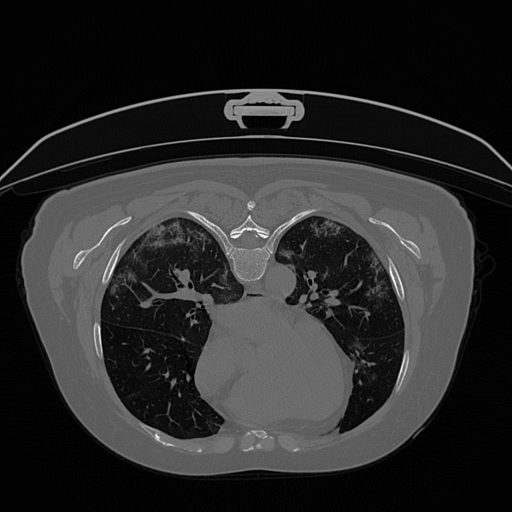
#> input picture imagens/imgtest.png, 512 x 512 px
$ jupyter execute --allow-errors Minicurso6.ipynb   (shell and % lines are left out)
#> lines starting #> are read from the running program, lines starting #| are printed output that depends on the picture; after the words box and inside, x2 and y2 are one past the last pixel; in counts of white or black regions, pixels touching at a corner belong together
# Minicurso 6 - Classificação e Segmentação de COVID-19 em Imagens de Tomografia Computadorizada Usando Aprendizado Profundo

## Sumário

1. Introdução
2. Imagens Médicas
3. Aquisição de Imagens
4. Pré-Processamento
5. Inteligência Artificial
6. Experimentos
7. Resultados

## Introdução

### COVID-19

A COVID-19 é uma doença causada pelo novo coronavírus (SARS-COV-2), essa doença é altamente infecciosa com diversos sintomas que são facilmente confundidos com outras doenças, tais como a pneumonia viral ou bacteriana. A COVID-19 apresenta diversos sintomas que podem variar em cada paciente, podendo apresentar quadros clínicos leves e recuperações rápidas. Porém, em outros casos podem apresentar problemas de saúde graves, com pneumonia, insuficiência respiratória, falência de órgãos e outras complicações. O número global de casos e mortes para essa doença somam mais de 500 milhões e mais de 6 milhões em maio de 2022, respectivamente. Em meio a tantos casos e pacientes com diversos tipos de sintomas diferentes, o diagnóstico em estágio inicial é imprescindível para conseguir aumentar a taxa de sobrevivência dos pacientes e evitar a contaminação de mais pessoas.

Para realizar o diagnóstico em estágio inicial é utilizado o exame da reação em cadeia da polimerase com transcrição reversa em tempo real (RT-PCR) com cotonetes faríngeos, esse teste foi adotado como padrão em todo o mundo. Porém, para apoiar o trabalho dos especialistas responsáveis por diagnosticar a doença COVID-19, outros métodos de prevenção, e diagnóstico têm sido extensivamente explorados e estudados. Com isso o uso de métodos como os exames de radiografia e Tomografia Computadorizada (TC) estão sendo amplamente utilizados para acompanhar a progressão dessa doença, com isso é possível realizar observações de pacientes com COVID-19 que estão com pioras no estado respiratório e em ambientes com poucos recursos na triagem médica de pacientes com suspeita de ter COVID-19.

Com base nas pesquisas, para a COVID-19, a radiografia apresenta baixa sensibilidade e especificidade comparada com a Tomografia de Tórax, enquanto a Tomografia Computadorizada, apresenta-se como um método eficaz, sendo um meio alternativo e confiável para detectar lesões causadas pela COVID-19 devido ao seu nível de detalhes.

Porém, a análise das imagens geradas pelo exame da TC de tórax requer um grande esforço manual devido a quantidade de imagens geradas durante esse exame, o que torna o trabalho e a análise de muitos exames desgastante, exigindo também uma equipe que esteja familiarizada com os achados nas imagens que são sugestivas a características de pneumonia viral compatível com a COVID-19.

Pensando nisso, o presente capítulo tem como objetivo classificar e segmentar as regiões das lesões causadas pela COVID-19. Com a classificação das imagens os especialistas podem focar apenas nas análises das imagens classificadas como positivas para COVID-19, diminuindo assim a quantidade de imagens a serem analisadas, e com a segmentação das lesões, pretendemos aliviar o esforço manual dos especialistas, sendo possível contribuir com as marcações automática das lesões para facilitar as analises, além de dar apoio na visualização da progressão dessa doença nos pulmões, podendo assim acompanhar o quadro clínico a partir das marcações feitas.

Para a tarefa de segmentação, iremos utilizar a U-Net, juntamente com técnicas para o pré-processamento proposto. Para a classificação a VGG-19 é utilizada com transferência de aprendizado, juntamente com um modelo baseado na arquitetura LeNet-5.

### Imagens Médicas

Os exames por imagens são uma especialidade médica que faz uso das tecnologias de imagens com o intuito de realizar o diagnóstico de vários tipos de doenças. Esses exames são utilizados para obter imagens do interior do corpo humano e realizar a análise clínica.

Com isso essas técnicas vem sendo aprimoradas, podendo mostrar com particularidades a estrutura do corpo humano e também são capazes de exibir os tecidos da parte interna do corpo humano.

Na figura abaixo, podemos observar os exames mais utilizados e difundidos. Em (a), temos a radiografia, em (b) Tomografia Computadorizada do tórax, em (c) ressonância magnética, em (d) mamografia, em (e) exame histopatológico, em (f) mapeamento de retina, em (g) ultrassonografia, em (h) dermatoscopia e em (i) temos a coerência óptica.

Com base na literatura, os exames por imagem mais utilizados para a doença da COVID-19 são a radiografia do tórax e a TC de tórax.

#### Radiografia de Tórax

A Radiografia (Raio-X) é o método de aquisição de imagens médicas mais antigo e possivelmente o mais utilizado até os dias de hoje, devido principalmente pelo seu custo e disponibilidade.

Vários estudos mostram que os padrões da doença pulmonar COVID-19 podem ser identificados na radiografia torácica convencional. A comunidade médica frequentemente se utilizam da radiografia devido à sua alta disponibilidade e sua facilidade de acesso, além de ser um método barato.

Na figura abaixo, podemos observar as imagens geradas por esse exame, em (a), temos um pulmão infectado pela COVID-19, em (b), temos um pulmão saudável e em (c) temos um pulmão com pneumonia viral.

#### Tomografia de Tórax

A Tomografia Computadorizada (TC) é uma técnica baseada em raio-x, ela utiliza uma fonte de raio-x e uma unidade de detecção que realiza movimentos circulares ao redor do paciente e recebe a radiação na área a ser estudada. No lado oposto da fonte, ficam localizados vários detectores que convertem a radiação em um sinal elétrico que logo é transformado em imagem digital.

A Radiografia de tórax é extremamente útil para avaliar a progressão da doença, pois permite a detecção de consolidações extensas, além de ser um método rápido e barato. Porém, a Tomografia Computadorizada é mais sensível para detectar alterações pulmonares nos estágios iniciais da doença e também é útil para avaliar a progressão da doença. A opacidade em vidro fosco são os principais achados relacionados ao COVID-19 e são mais facilmente identificados nas imagens de Tomografia de tórax.

Na figura abaixo, temos as imagens dos exames de tomografia do tórax, em (a), temos um pulmão infectado pela COVID-19, em (b), temos um pulmão saudável e em (c) temos um pulmão com pneumonia viral.

## Visão Computacional

A visão humana possibilita a interpretação de inúmeros aspectos do mundo. Essas percepções são diversas, por exemplo, ao observar uma árvore na rua, é possível notar diferentes aspectos da planta, como cores, texturas e formatos. Também pode-se reconhecer características de imagens, como emoções nos rostos de pessoas que estão em uma foto.

A visão computacional é um dos ramos da inteligência artificial que estuda o processamento de imagens do mundo real por um computador. Em outras palavras, essa área investiga maneiras de dar às máquinas a capacidade de interpretar visualmente informações, ou seja, enxergar.

Na figura abaixo, podemos ver as etapas fundamentais no processamento de imagens digitais, a imagem foi adaptada do livro Digital Image Processing.

## Aquisição de Imagens

Para a tarefa de classificação ou segmentação com aprendizado profundo no contexto do novo coronavirus em imagens de Tomografia Computadorizada, um grande problema é a escassez de bases disponíveis de forma pública. Principalmente para a tarefa de segmentação, onde a maioria dos datasets disponíveis não possuem as marcações das lesões feitas por especialistas, o que dificulta mais ainda essa tarefa.

Durante as pesquisas o COVID-19-CT-SEG é utilizado para a tarefa de segmentação. Para a tarefa de classificação o dataset COVIDxCT, é utilizado. Nesse o minicurso chamaremos os dataset COVID-19-CT-SEG e COVIDxCT de Dataset 1 e Dataset 2, respectivamente.

Links para os datasets:

- Dataset 1 (COVID-19-CT-SEG): https://zenodo.org/record/3757476#.Yp-LjRrMKiM (O dataset foi atualizado recentemente)
- Dataset 2 (COVIDxCT): https://www.kaggle.com/datasets/hgunraj/covidxct

### Dataset 2 (CLASSIFICAÇÃO)

Para a tarefa de classificação o Dataset 2 é utilizado, e nele podemos encontrar um conjunto de dados de acesso aberto que é gerado a partir de vários conjuntos de dados abertos, compreendendo 194,922 slices de Tomografia Computadorizada no formato de Portable Network Graphics (PNG) de 3,745 pacientes. Esse conjunto de dados consiste em casos com diagnósticos confirmados (ou seja, RT-PCR, confirmados pelo radiologista, etc.). Nele é possível encontrar imagens para pacientes com COVID-19, pacientes com pneumonia e pacientes saudáveis. Nessa base de dados, as imagens já estão previamente dividades em treinamento, validação e teste, com 143,778, 25,486 e 25,658 imagens, respectivamente.

Na figura abaixo, temos alguns exemplos de imagens disponíveis no Dataset 2.

Como esse dataset é construído a partir de várias outras fontes de dados, é bastante comum imagens de exames de TC de tórax com características e formas de aquisição diferentes estarem presentes no mesmo dataset.

### Dataset 1 (SEGMENTAÇÃO)

O Dataset 1, possui um total de 20 exames de TC do tórax com marcações das lesões proveniente da COVID-19. Para cada exame temos as máscaras de segmentação dos pulmões, e as regiões de infecções. Essas marcações foram feitas por dois radiologistas e verificadas por um terceiro radiologista. Os exames têm quantidades de imagens diferentes, ao todo a base de imagens possui 3,520 imagens para 20 pacientes.

Na figura abaixo, podemos visualizamos as imagens do Dataset, em (a) temos as imagens e em (b) suas respectivas máscaras feitas por radiologistas.

Assim como no Dataset 2, as imagens do Dataset 1 também são provenientes de vários métodos de aquisições diferentes, os arquivos desse dataset estão no formato de dados Neuroimaging Informatics Technology Initiative (NIfTI) que foram convertidos previamente para imagens do tipo PNG.

## Pré-Processamento

O pré-processamento de imagens é utilizado para a remoção de ruídos e características dos exames que não são úteis para a identificação das lesões e classificação das imagens, assim como partes que não compõe a região do pulmão, além de deixar as imagens mais semelhantes entre si. Tudo isso é utilizado para que o modelo seja capaz de não só fazer boas previsões para um único tipo de imagem presente em um único dataset, mas como fazer boas previsões para outras imagens oriundas de outros datasets que podem conter exames de diferentes métodos e máquinas de Tomografia Computadorizada.

Para o pré-processamento, são utilizadas as técnidas de:

- Nitidez
- Alongamento de Contraste de Histograma
- Threshold Otsu
- Erosão
- Convex Hull
- Redimensionamento

#### Pacotes para o pré-processamento

[cell 1]
import glob
import cv2
import numpy as np
import matplotlib.pyplot as plt
from skimage.io import imread, imread_collection
from skimage import exposure
from skimage.filters import threshold_otsu
from skimage.morphology import erosion, disk, convex_hull_image
from skimage.io import imsave
from skimage.transform import resize
from scipy import ndimage as ndi
import warnings
warnings.filterwarnings('ignore')

#### Lendo e visualizando uma imagem

[cell 2]
# Lendo uma imagem
img = imread('imagens/imgtest.png')
#> img is the input picture: shape (512, 512); min 0, max 255, mean 41.9

# Visualizando o shape da imagem
img.shape
#> Out = (512, 512)

[cell 3]
# Visualização da imagem
plt.imshow(img, cmap='gray')

#### Aplicação da Nitidez

[cell 4]
def unsharp_mask(image, kernel_size=(1, 1), sigma=1.0, amount=1.0, threshold=0):
    """Return a sharpened version of the image, using an unsharp mask."""
#> called with kernel_size = (1, 1), sigma = 1, amount = 1, threshold = 0
    blurred = cv2.GaussianBlur(image, kernel_size, sigma)
    sharpened = float(amount + 1) * image - float(amount) * blurred
    sharpened = np.maximum(sharpened, np.zeros(sharpened.shape))
    sharpened = np.minimum(sharpened, 255 * np.ones(sharpened.shape))
    sharpened = sharpened.round().astype(np.uint8)
    if threshold > 0:
        low_contrast_mask = np.absolute(image - blurred) < threshold
        np.copyto(sharpened, image, where=low_contrast_mask)
    return sharpened

[cell 5]
img_nitida = unsharp_mask(img)
plt.imshow(img_nitida, cmap='gray')

#### Alongamento de contraste de histograma

[cell 6]
# Histograma original
plt.hist(img_nitida.ravel(),256,[0,256])
plt.show()
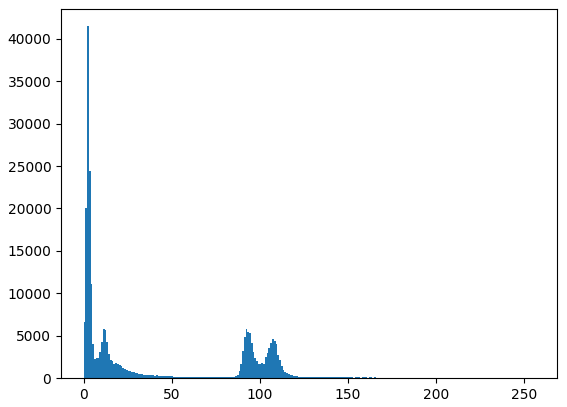
#> figure drawn by matplotlib, 1 panel; tallest bar 41474 high, from x = 2 to 3

O histograma de uma imagem descreve a distribuição estatística dos níveis de cinza em termos do número de amostras ("pixels") com cada nível.

[cell 7]
# Aplicação do alongamento

mean = img.mean()
#> mean = 41.87
# Se a media dos pixels for maior que 160 então
if mean > 165:
    # Equalização de histograma contrast stretching
    p2, p98 = np.percentile(img_nitida, (2, 98))
    imgex = exposure.rescale_intensity(img_nitida, in_range=(p2, p98))
else:
    # Equalização de histograma contrast stretching
    p2, p98 = np.percentile(img_nitida, (25, 98))
#> p2 = 2; p98 = 132
    imgex = exposure.rescale_intensity(img_nitida, in_range=(p2, p98))
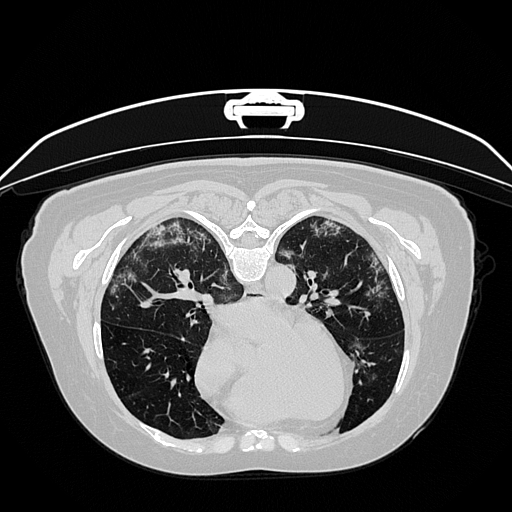
#> imgex: shape (512, 512); min 0, max 255, mean 77

[cell 8]
plt.imshow(imgex, cmap='gray')

[cell 9]
# Histograma após o alongamento
plt.hist(imgex.ravel(),256,[0,256])
plt.show()
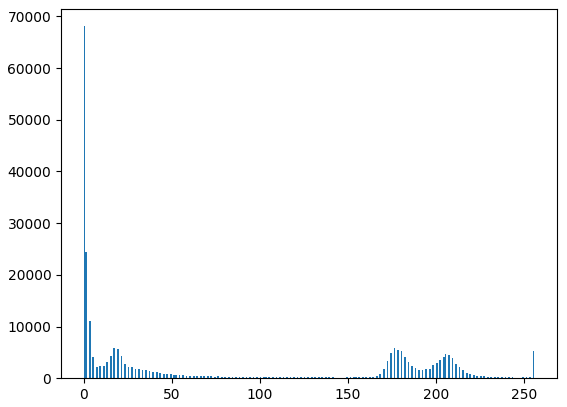
#> figure drawn by matplotlib, 1 panel; tallest bar 68086 high, from x = 0 to 1

#### Aplicação do Threshold Otsu

[cell 10]
# Threshold Otsu
otsu = threshold_otsu(imgex)
#> otsu = 102
binary1 = imgex < otsu
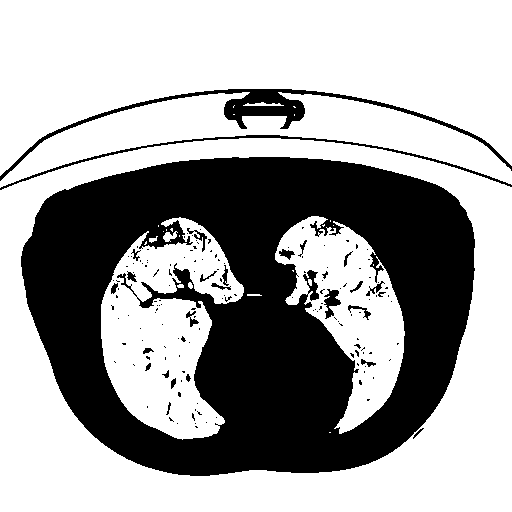
#> binary1: shape (512, 512) bool; 63.9% white; 159 black regions (131 under 20 px), largest, box (x1, y1, x2, y2) and area: (21, 157, 475, 476) 87871, (0, 89, 512, 181) 3694, (0, 135, 512, 190) 1244

# Inversão de fundo
img_in = 1 - binary1

plt.imshow(img_in, cmap='gray')

#### Aplicação de Erosão

[cell 11]
# Erosão
selem = disk(5)
eroded = erosion(img_in, selem)
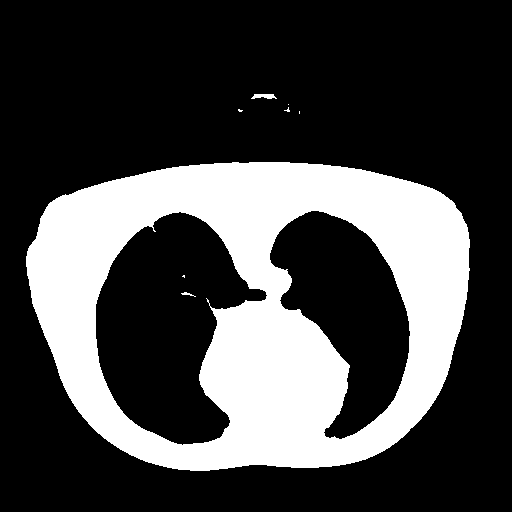
#> eroded: shape (512, 512) int64; values 0 (black) and 1 (white), 27.8% white; 8 white regions (5 under 20 px), largest, box (x1, y1, x2, y2) and area: (26, 162, 470, 471) 72819, (251, 94, 277, 99) 94, (181, 292, 196, 297) 28

plt.imshow(eroded, cmap='gray')

#### Aplicação do Convex Hull

[cell 12]
# Convex Hull
hull1 = convex_hull_image(eroded)
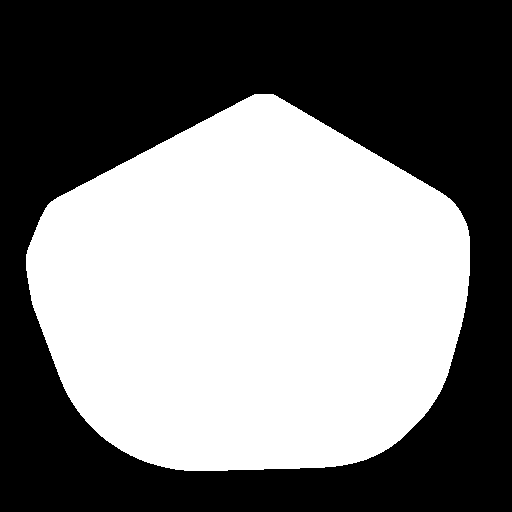
#> hull1: shape (512, 512) bool; 48.3% white; 1 white region, box (x1, y1, x2, y2) and area: (26, 94, 470, 471) 126610

plt.imshow(hull1, cmap='gray')

#### Área de Interesse

[cell 13]
# Área contendo os pulmões
areapul = imgex*hull1
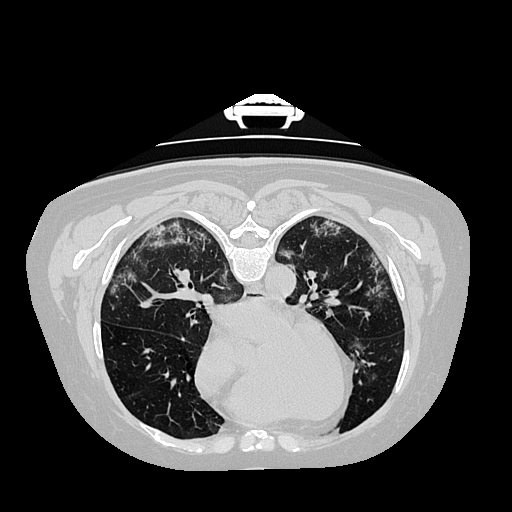
#> areapul: shape (512, 512); min 0, max 255, mean 69.6

plt.imshow(areapul, cmap='gray')

#### Função Para Remoção de Pequenas Regiões

[cell 14]
# Função para verificar se a imagem ainda possui pequenas regiões, e com isso remove-las

def remove(img):
    img_pos = img
    # Imagem binaria
    otsu = threshold_otsu(img)
#> otsu = 100
    binary1 = img < otsu
#> binary1: shape (512, 512) bool; 66.5% white; 154 black regions (127 under 20 px), largest, box (x1, y1, x2, y2) and area: (26, 157, 470, 471) 84124, (224, 94, 305, 129) 1382, (156, 135, 361, 146) 479
    # Inversão de fundo
    img_in = 1 - binary1

    number_of_pixels1 = 10000 # As regioes que tiverem menos de 10000 pixels serão removidas

    label_objects1, nb_labels1 = ndi.label(img_in) # Criando labels com as diferentes regiões da imagem
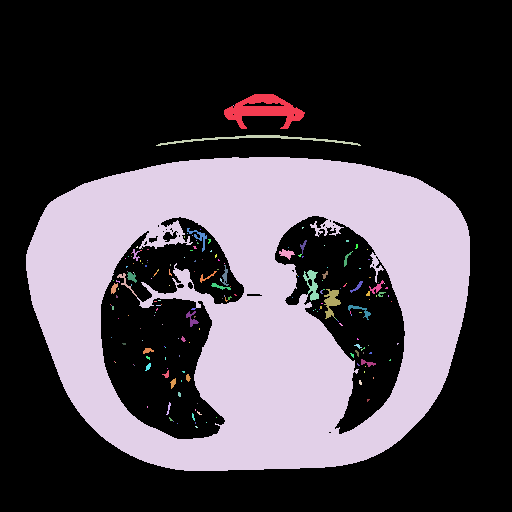
#> label_objects1: shape (512, 512) int32; 197 distinct labels, from 0 to 196; one colour per label, 0 black
#> nb_labels1 = 196

    if nb_labels1 > 1:
        new_image1 = np.zeros((label_objects1.shape[0],label_objects1.shape[1])) #Criando a nova imagem que receberá o resultado
        for i in range(1,nb_labels1):
            quant1 = np.sum(label_objects1[:] == i) # Calculando o número de pixels da região de label i
            if(quant1 > number_of_pixels1): # Fazendo a limiarização para remover as regiões com menos pixels que a variável
                new_image1[label_objects1[:] == i] = 1 # Os pixels da nova imagem receberão valor 1 nas posições que a região possui label igual a i
#> this loop made 195 passes
#> quant1 on passes 1 to 3: 1381, 1, 479
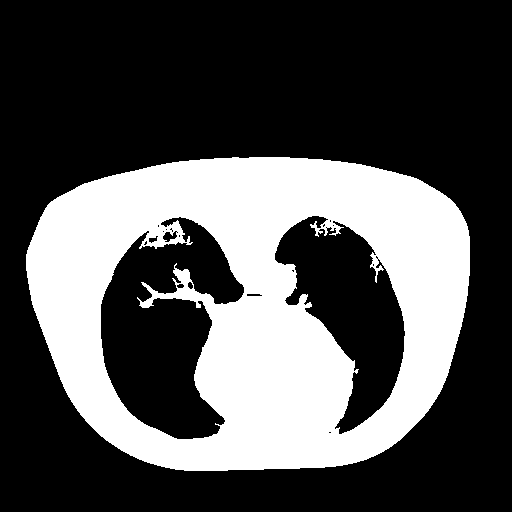
#> new_image1: shape (512, 512) float64; values 0 (black) and 1 (white), 32% white; 1 white region, box (x1, y1, x2, y2) and area: (26, 157, 470, 471) 83794

        if new_image1.mean() == 0.0:
            new_image1 = img_in
            # Erosão
            selem = disk(5)
            eroded = erosion(new_image1, selem)
            imagens_part2 = eroded

        else:
            imagens_part2 = new_image1

    else:
        imagens_part2 = img_in

    return imagens_part2

[cell 15]
imgfinal = remove(areapul)

plt.imshow(imgfinal, cmap='gray')

#### Área de Interesse Final

[cell 16]
# Aplicação do Convex Hull
hull_pos = convex_hull_image(imgfinal)
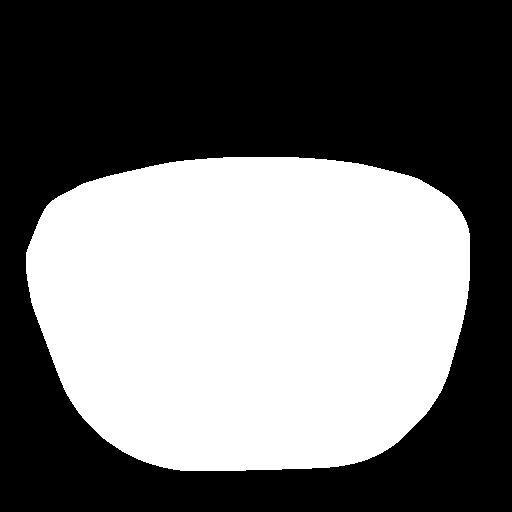
#> hull_pos: shape (512, 512) bool; 44.7% white; 1 white region, box (x1, y1, x2, y2) and area: (26, 157, 470, 471) 117251

# Área de Interesse
area2pul = areapul*hull_pos

# Visualização
plt.imshow(area2pul, cmap='gray')

#### Redimensionamento

[cell 17]
imagem = resize(area2pul, (512,512))

imagem.shape
#> Out = (512, 512)

$ run again, with imagens/dataset2.png copied over imagens/imgtest.png
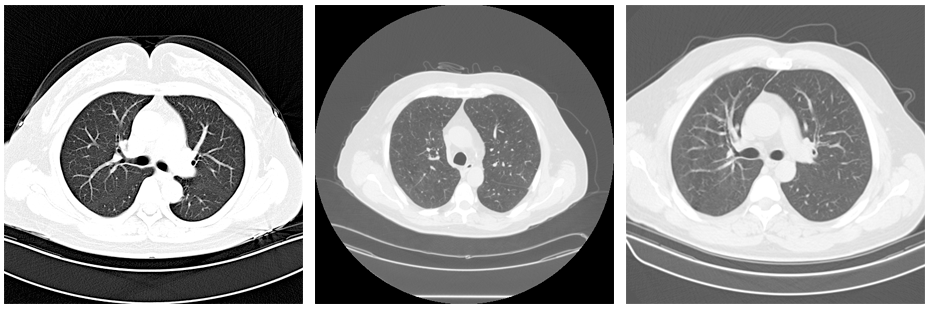
#> input picture imagens/dataset2.png, 931 x 309 px
#> img is the input picture: shape (309, 931, 3); min 0, max 255, mean 141.8
#> mean = 141.8
#> p2 = 92; p98 = 255
#> `plt.show()`:
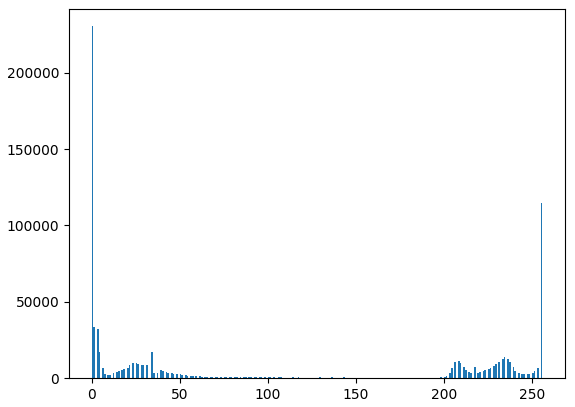
#> figure drawn by matplotlib, 1 panel; tallest bar 230505 high, from x = 0 to 1
#> otsu = 123
#> `binary1 = imgex < otsu`:
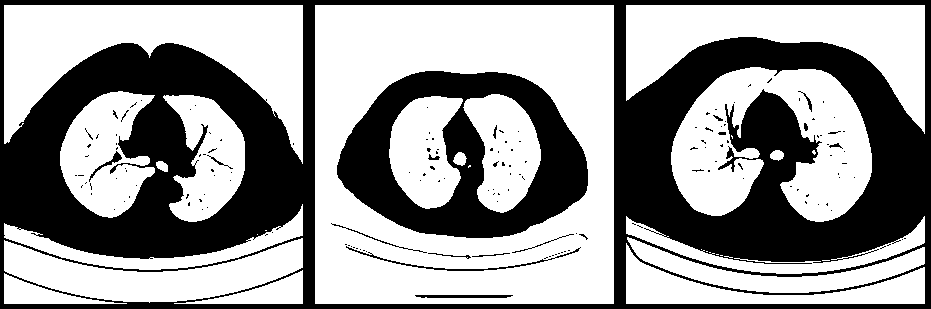
#> binary1: shape (309, 931, 3) bool; 59% white; 160 black regions (143 under 20 px), largest, box (x1, y1, x2, y2) and area: (0, 0, 931, 309) 95480, (337, 71, 588, 238) 20337, (346, 246, 581, 271) 431
